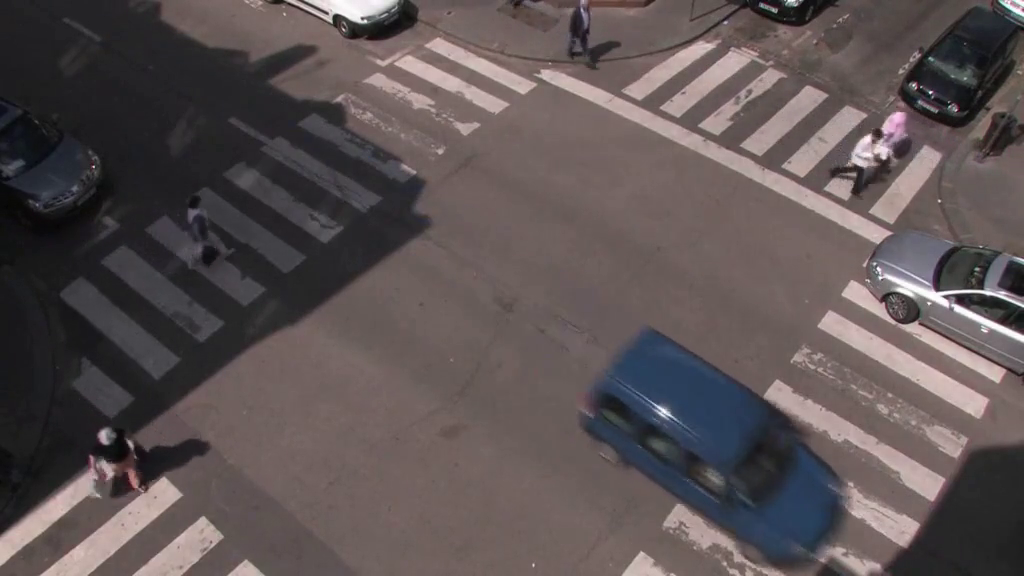
#> input picture frame 63 of GoruntuIsleme/train.mp4, 1024 x 576 px
$ python vize1.py
#> lines starting #> are read from the running program, lines starting #| are printed output that depends on the picture
import cv2
import numpy as np

# Video yolu
video_path = ("C:\\Users\\zelih\\OneDrive\\Belgeler\\OPENCV\\GoruntuIslemeOdev\\train.mp4")

# Video yakalama
cap = cv2.VideoCapture(video_path)

# Arkaplan çıkarma algoritması
background_subtractor = cv2.createBackgroundSubtractorMOG2(history=1000, varThreshold=100, detectShadows=True)

# Sayaçlar
vehicle_count = 0
pedestrian_count = 0

# Daha önce sayılan nesnelerin merkezi noktalarını tutmak için liste
counted_pedestrians = []
counted_vehicles = []

# Çizgi pozisyonları
pedestrian_line_position = 200
vehicle_line_position = 400
tolerance = 20

# Optical Flow parametreleri
lk_params = dict(winSize=(15, 15),
                 maxLevel=2,
                 criteria=(cv2.TERM_CRITERIA_EPS | cv2.TERM_CRITERIA_COUNT, 10, 0.03))

# İlk frame ve grey tanımlama
ret, first_frame = cap.read()
#> first_frame is the input picture: shape (576, 1024, 3); mean B, G, R 83.6, 83.1, 92.5
prev_gray = cv2.cvtColor(first_frame, cv2.COLOR_BGR2GRAY)
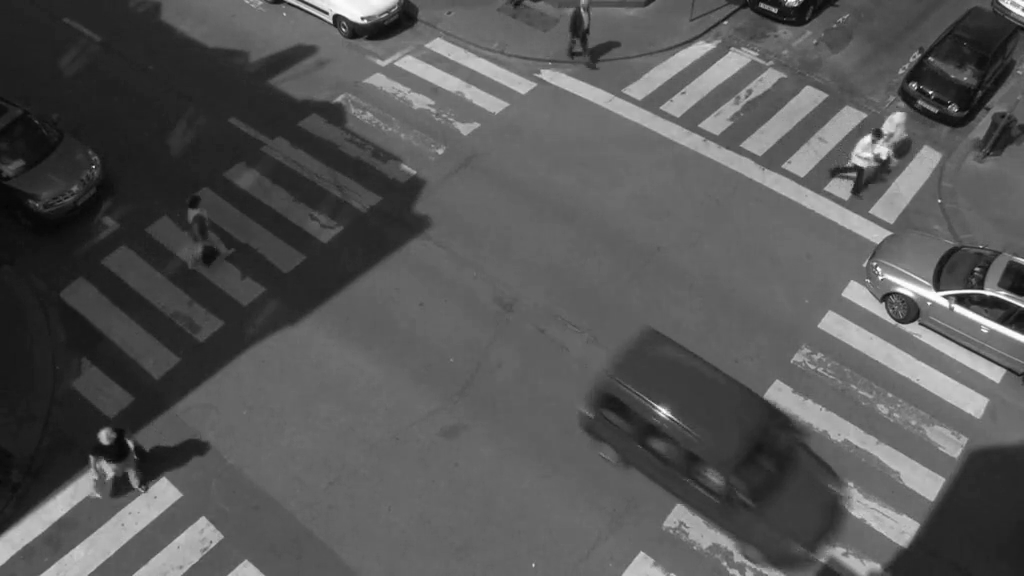
#> prev_gray: shape (576, 1024); min 4, max 255, mean 86.1
mask = np.zeros_like(first_frame)

# Yaya ve araç sınıflandırmak için boyut ve oran eşikleri
def classify_object(contour):
    area = cv2.contourArea(contour)
    x, y, w, h = cv2.boundingRect(contour)
    aspect_ratio = float(w) / h

    # Boyut ve oranlara göre sınıflandırma
    if area > 5000 and aspect_ratio > 1.2:
        return "Arac"
    elif area > 500:
        return "Yaya"
    return None

# İki nokta arasındaki mesafeyi hesapla
def distance_between_points(p1, p2):
    return np.sqrt((p1[0] - p2[0])**2 + (p1[1] - p2[1])**2)

while cap.isOpened():
    ret, frame = cap.read()
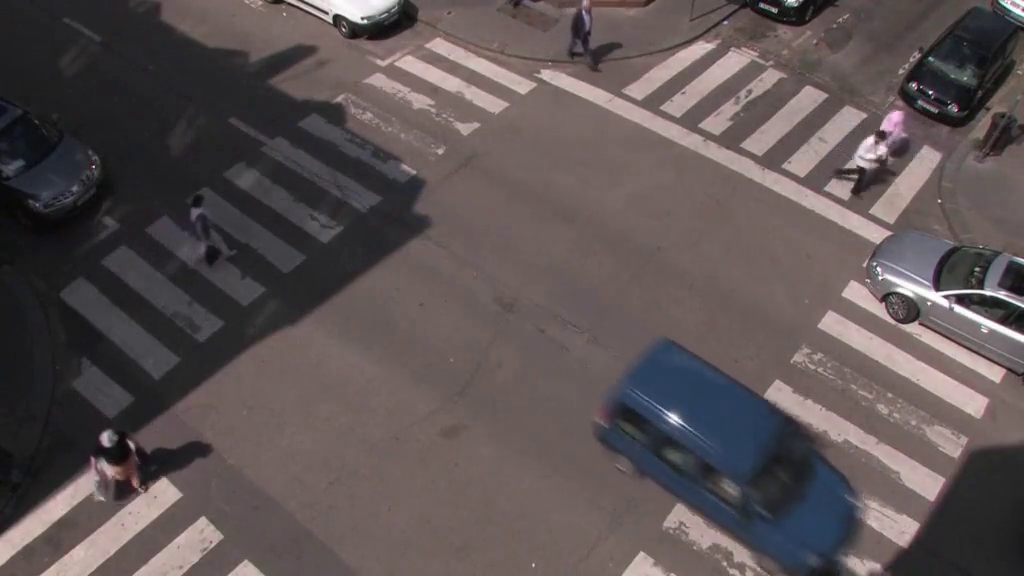
#> input picture frame 64 of GoruntuIsleme/train.mp4, 1024 x 576 px
#> frame is the input picture: shape (576, 1024, 3); mean B, G, R 83.4, 82.8, 92.4
    if not ret:
        break

    # Çerçeve boyutunu al
    height, width = frame.shape[:2]
#> height = 576; width = 1024

    # Çizgi pozisyonlarını çiz
    cv2.line(frame, (0, pedestrian_line_position), (width, pedestrian_line_position), (0, 255, 0), 2)  # Yaya çizgisi
    cv2.line(frame, (0, vehicle_line_position), (width, vehicle_line_position), (255, 0, 0), 2)        # Araç çizgisi
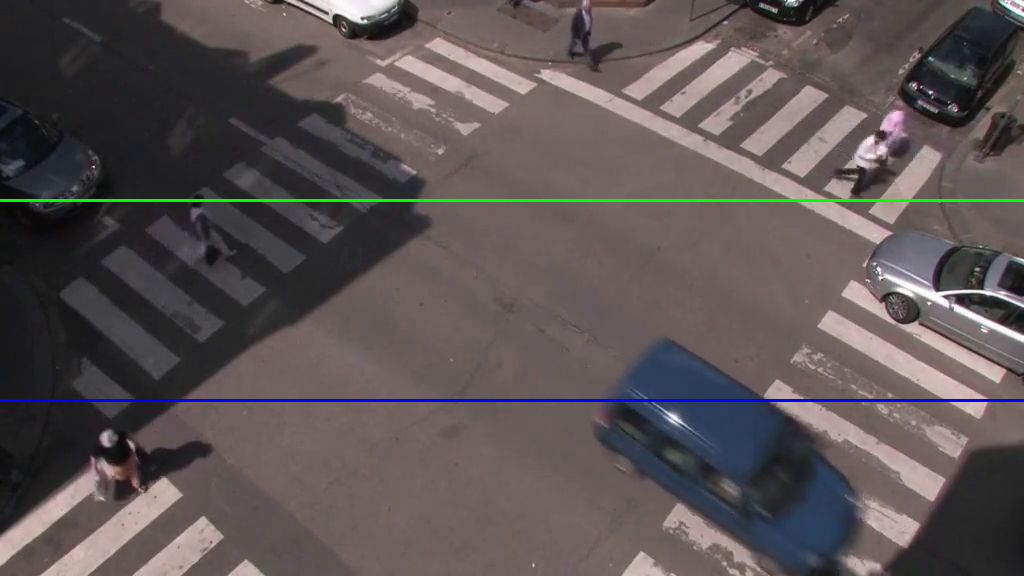
#> frame: shape (576, 1024, 3); mean B, G, R 83.9, 83.3, 91.4

    # Gri tonlama ve bulanıklaştırma
    gray = cv2.cvtColor(frame, cv2.COLOR_BGR2GRAY)
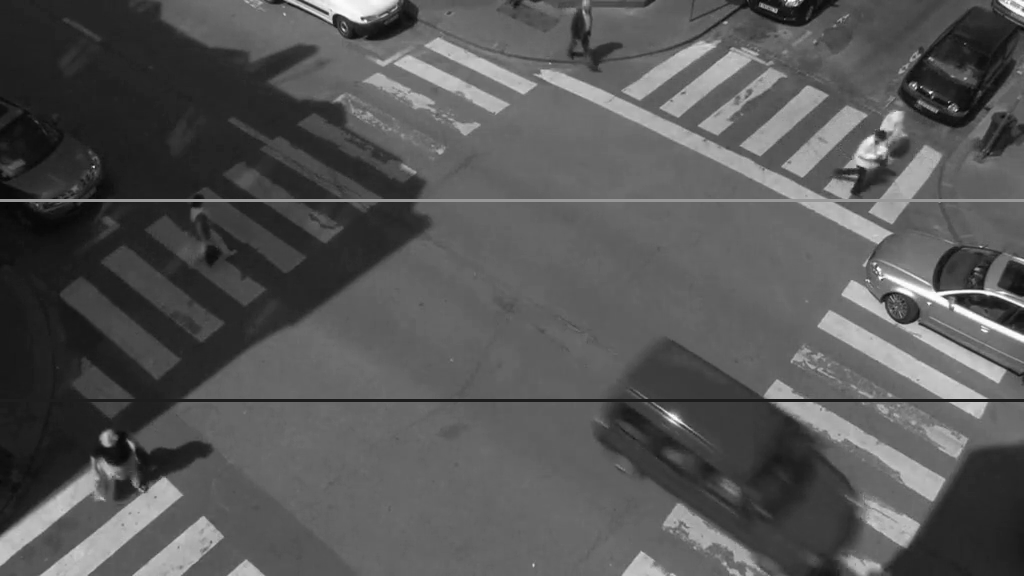
#> gray: shape (576, 1024); min 5, max 255, mean 85.9
    blurred = cv2.GaussianBlur(gray, (5, 5), 0)

    # Arkaplan çıkarma
    fg_mask = background_subtractor.apply(blurred)
#> fg_mask: shape (576, 1024); every value is 127

    # Gölgeleri temizleme
    _, fg_mask = cv2.threshold(fg_mask, 240, 255, cv2.THRESH_BINARY)
#> fg_mask: shape (576, 1024); every value is 0

    # Gürültü azaltma ve kontur birleştirme
    kernel = cv2.getStructuringElement(cv2.MORPH_RECT, (15, 15))
    fg_mask = cv2.morphologyEx(fg_mask, cv2.MORPH_CLOSE, kernel, iterations=2)

    # Kontur bulma
    contours, _ = cv2.findContours(fg_mask, cv2.RETR_EXTERNAL, cv2.CHAIN_APPROX_SIMPLE)
#> contours = []

    # Hareketli nesnelerin hızlarını hesaplamak için verileri tutmak
    moving_objects = []

    # Tespit edilen nesnelerin işlenmesi
    for contour in contours:
        if cv2.contourArea(contour) < 500:  # Küçük gürültüyü yok say
            continue

        x, y, w, h = cv2.boundingRect(contour)
        center_x, center_y = x + w // 2, y + h // 2
        classification = classify_object(contour)

        if classification == "Yaya":
            # Yayanın çizgiyi geçip geçmediğini kontrol et
            if abs(center_y - pedestrian_line_position) < tolerance:
                is_counted = False
                for cx, cy in counted_pedestrians:
                    if distance_between_points((center_x, center_y), (cx, cy)) < 50:
                        is_counted = True
                        break

                if not is_counted:
                    counted_pedestrians.append((center_x, center_y))
                    pedestrian_count += 1

        elif classification == "Arac":
            # Araç için çizgi kontrolü
            if abs(center_y - vehicle_line_position) < tolerance:
                is_counted = False
                for cx, cy in counted_vehicles:
                    if distance_between_points((center_x, center_y), (cx, cy)) < 50:
                        is_counted = True
                        break

                if not is_counted:
                    counted_vehicles.append((center_x, center_y))
                    vehicle_count += 1

        # Hareket eden nesneleri listeye ekle
        moving_objects.append((center_x, center_y, classification))

        # Çizim ve etiketleme
        color = (0, 255, 0) if classification == "Yaya" else (0, 0, 255)
        cv2.rectangle(frame, (x, y), (x + w, y + h), color, 2)
        cv2.putText(frame, classification, (x, y - 10), cv2.FONT_HERSHEY_SIMPLEX, 0.6, color, 2)
#> this loop made 0 passes
#> after the loop, counted_pedestrians = []; counted_vehicles = []; moving_objects = []; pedestrian_count = 0; vehicle_count = 0

    # Optical Flow Hesaplama
    next_gray = cv2.cvtColor(frame, cv2.COLOR_BGR2GRAY)
    if len(moving_objects) > 0:
        p0 = np.array([[x, y] for x, y, _ in moving_objects], dtype=np.float32).reshape(-1, 1, 2)
        p1, st, err = cv2.calcOpticalFlowPyrLK(prev_gray, next_gray, p0, None, **lk_params)

        # Hareket eden nesnelerin hızlarını çiz
        for i, (new, old) in enumerate(zip(p1, p0)):
            a, b = new.ravel()
            c, d = old.ravel()

            # Hız hesaplama
            speed = np.sqrt((a - c) ** 2 + (b - d) ** 2) * 30 / cap.get(cv2.CAP_PROP_FPS)  # Piksel başına cm/s

            # Hızı ekrana yazdır (sadece hareket eden nesneler için)
            cv2.putText(frame, f"Speed: {speed:.2f} cm/s", (int(a), int(b) - 10), cv2.FONT_HERSHEY_SIMPLEX, 0.5, (0, 255, 255), 2)

    # Sayaçları ekranda gösterme
    cv2.putText(frame, f"Yaya: {pedestrian_count}", (10, 30), cv2.FONT_HERSHEY_SIMPLEX, 0.7, (255, 255, 255), 2)
    cv2.putText(frame, f"Tasit: {vehicle_count}", (10, 60), cv2.FONT_HERSHEY_SIMPLEX, 0.7, (255, 255, 255), 2)
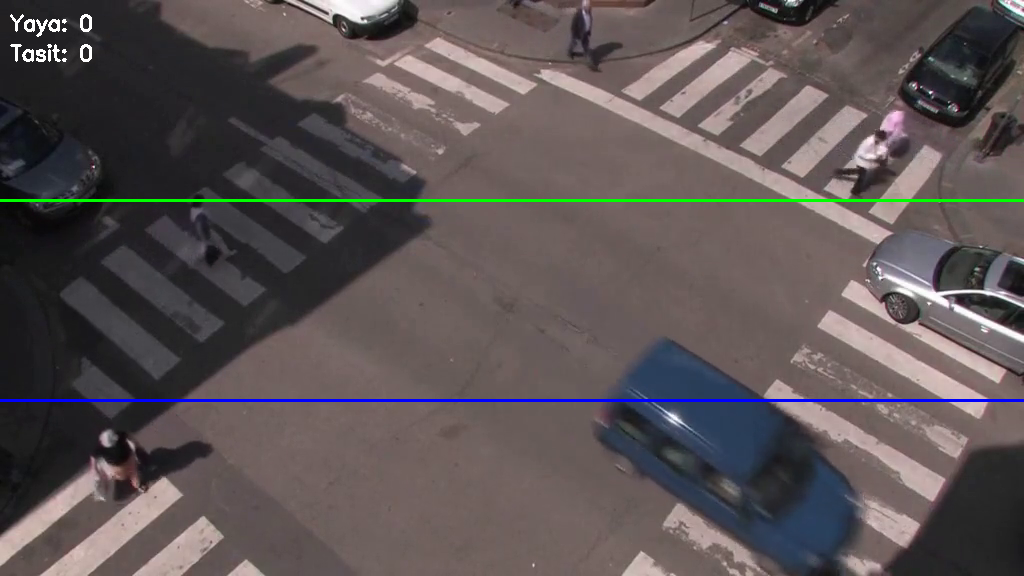
#> frame: shape (576, 1024, 3); mean B, G, R 84.3, 83.7, 91.8

    # Görüntüyü gösterme
    cv2.imshow("Yaya ve Tasit Tespiti", frame)

    # Mevcut frame'i önceki frame olarak güncelle
    prev_gray = next_gray.copy()

    # Çıkış için 'q' tuşu
    if cv2.waitKey(30) & 0xFF == ord('q'):
#> (key q is pressed here)
        break

# Kaynakları serbest bırakma
cap.release()
cv2.destroyAllWindows()

$ run again, starting later in the video
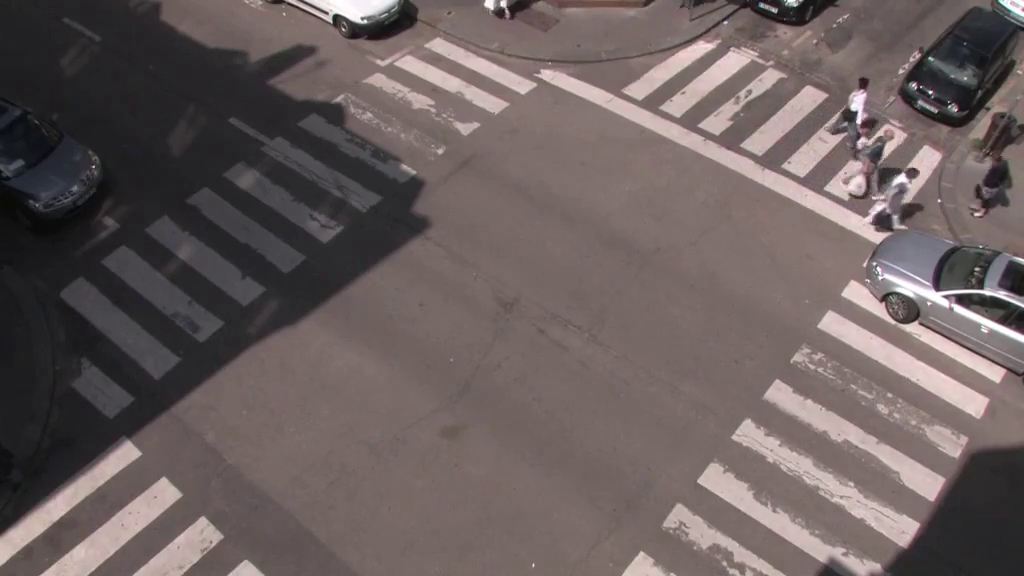
#> input picture frame 283 of GoruntuIsleme/train.mp4, 1024 x 576 px
#> first_frame is the input picture: shape (576, 1024, 3); mean B, G, R 94.4, 94.9, 106.3
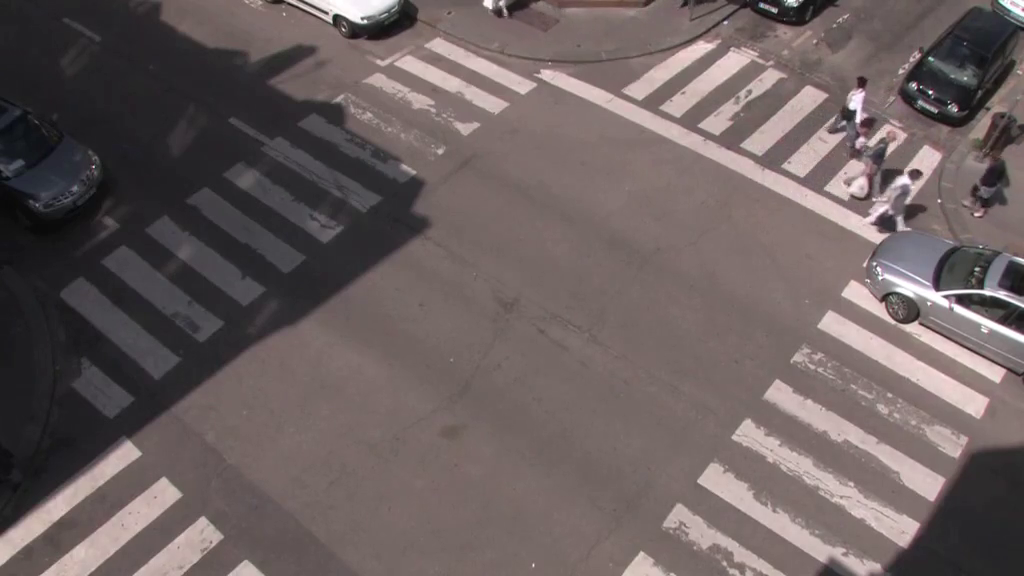
#> input picture frame 284 of GoruntuIsleme/train.mp4, 1024 x 576 px
#> frame is the input picture: shape (576, 1024, 3); mean B, G, R 95.2, 95.6, 107.1
#> contours = []
#> after the loop `for contour in contours:`: pedestrian_count = 0
#> `cv2.putText(frame, f"Tasit: {vehicle_count}", (10, 60), cv2.FONT_HERSH..`:
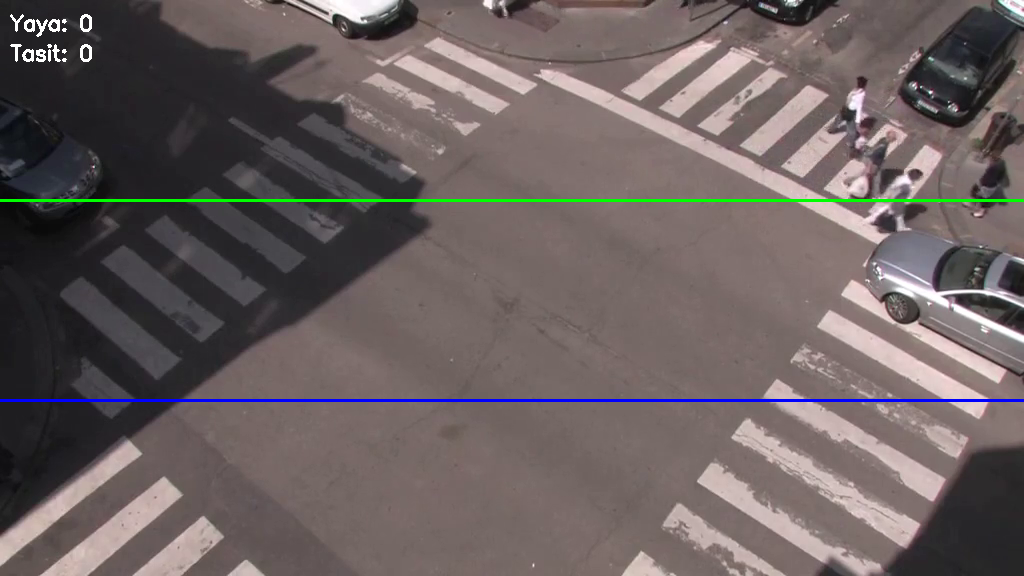
#> frame: shape (576, 1024, 3); mean B, G, R 95.9, 96.4, 106.4

$ run again, starting later in the video
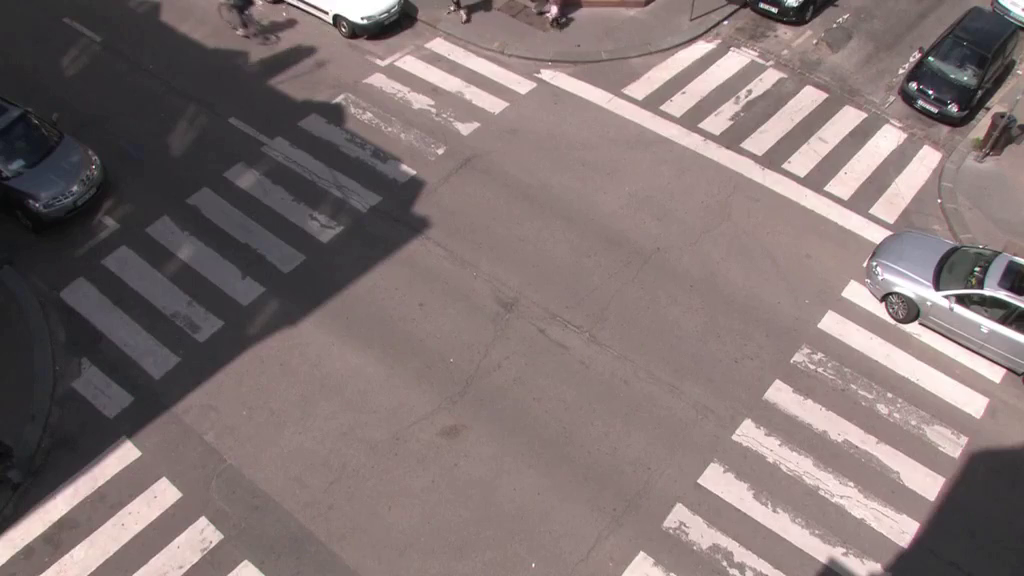
#> input picture frame 504 of GoruntuIsleme/train.mp4, 1024 x 576 px
#> first_frame is the input picture: shape (576, 1024, 3); mean B, G, R 114, 114.8, 128.6
#> `gray = cv2.cvtColor(frame, cv2.COLOR_BGR2GRAY)`:
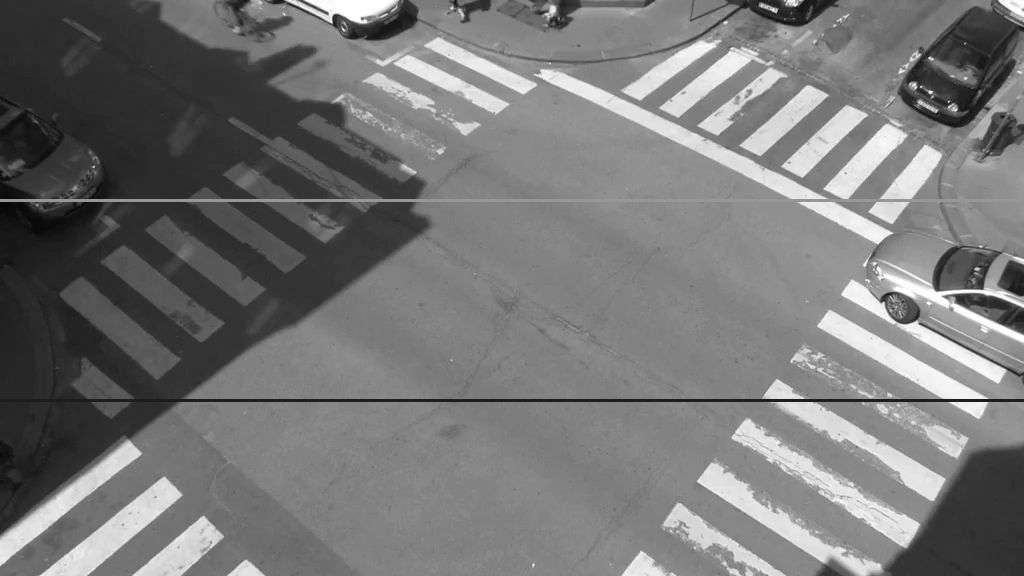
#> gray: shape (576, 1024); min 5, max 255, mean 118.6
#> contours = []
#> after the loop `for contour in contours:`: pedestrian_count = 0
#> `cv2.putText(frame, f"Tasit: {vehicle_count}", (10, 60), cv2.FONT_HERSH..`:
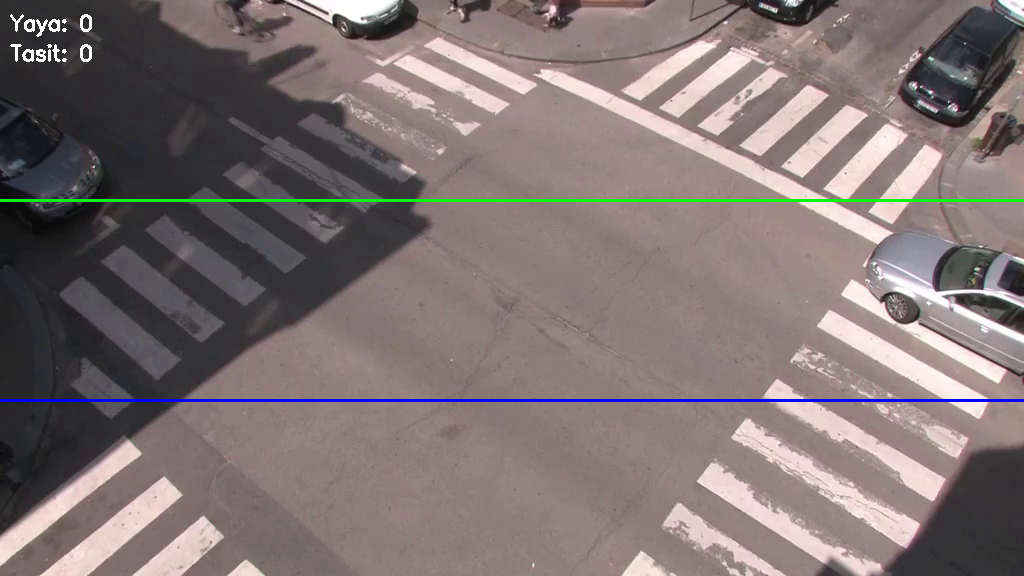
#> frame: shape (576, 1024, 3); mean B, G, R 114.5, 115.4, 127.7
